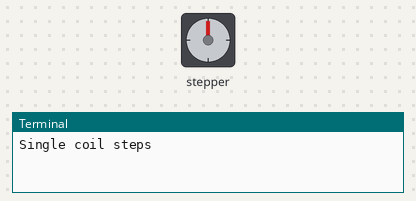
A program run on a simulated Raspberry Pi (BCM pin numbers). Parts: stepper motor, the last lines printed to the terminal.

Above: at 0.1 s.
At 6.5 s:
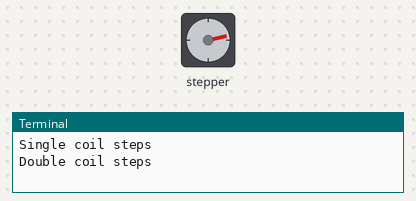
At 16.76 s:
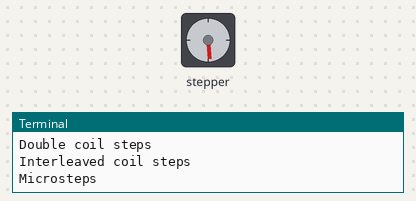
At 33.37 s:
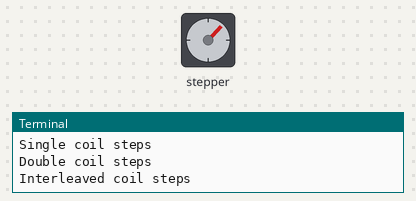
Timing chart, 0 to 40.0 s (numbered marks = the images above):
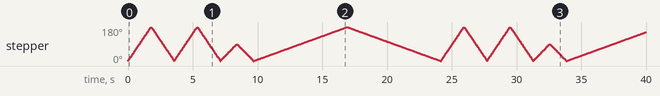

The program:

StepperTest.py
```python
#!/usr/bin/python
#import Adafruit_MotorHAT, Adafruit_DCMotor, Adafruit_Stepper
from Adafruit_MotorHAT import Adafruit_MotorHAT, Adafruit_DCMotor, Adafruit_StepperMotor

import time
import atexit

# create a default object, no changes to I2C address or frequency
mh = Adafruit_MotorHAT()

# recommended for auto-disabling motors on shutdown!
def turnOffMotors():
	mh.getMotor(1).run(Adafruit_MotorHAT.RELEASE)
	mh.getMotor(2).run(Adafruit_MotorHAT.RELEASE)
	mh.getMotor(3).run(Adafruit_MotorHAT.RELEASE)
	mh.getMotor(4).run(Adafruit_MotorHAT.RELEASE)

atexit.register(turnOffMotors)

myStepper = mh.getStepper(200, 1)  	# 200 steps/rev, motor port #1
myStepper.setSpeed(30)  		# 30 RPM

while (True):
	print("Single coil steps")
	myStepper.step(100, Adafruit_MotorHAT.FORWARD,  Adafruit_MotorHAT.SINGLE)
	myStepper.step(100, Adafruit_MotorHAT.BACKWARD, Adafruit_MotorHAT.SINGLE)

	print("Double coil steps")
	myStepper.step(100, Adafruit_MotorHAT.FORWARD,  Adafruit_MotorHAT.DOUBLE)
	myStepper.step(100, Adafruit_MotorHAT.BACKWARD, Adafruit_MotorHAT.DOUBLE)

	print("Interleaved coil steps")
	myStepper.step(100, Adafruit_MotorHAT.FORWARD,  Adafruit_MotorHAT.INTERLEAVE)
	myStepper.step(100, Adafruit_MotorHAT.BACKWARD, Adafruit_MotorHAT.INTERLEAVE)

	print("Microsteps")
    myStepper.step(100, Adafruit_MotorHAT.FORWARD,  Adafruit_MotorHAT.MICROSTEP)
    myStepper.step(100, Adafruit_MotorHAT.BACKWARD, Adafruit_MotorHAT.MICROSTEP)
```
